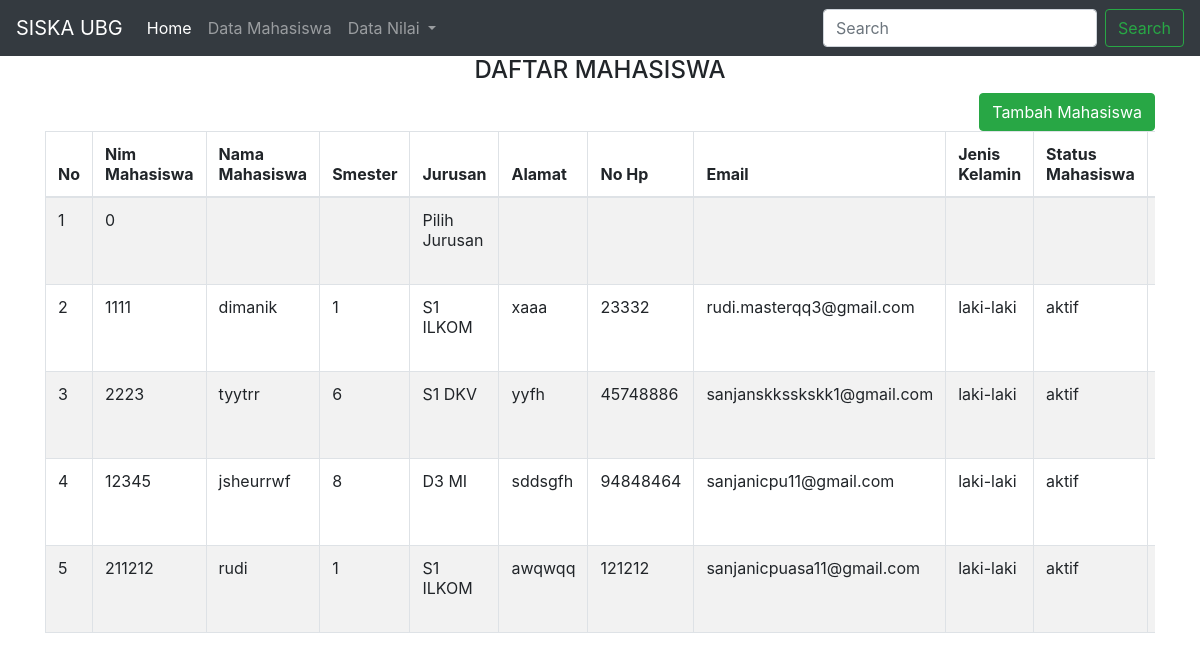
The app's page /Data_Mahasiswa.php with its own data.
### tables this page shows
CREATE TABLE `tb_mhs` (
  `nim_mahasiswa` int(10) NOT NULL,
  `nama_mahasiswa` varchar(50) DEFAULT NULL,
  `semester` char(3) DEFAULT NULL,
  `jurusan` varchar(20) DEFAULT NULL,
  `alamat` varchar(50) DEFAULT NULL,
  `no_hp` varchar(12) DEFAULT NULL,
  `email` varchar(50) DEFAULT NULL,
  `jenis_kelamin` enum('laki-laki','perempuan') DEFAULT NULL,
  `status_mahasiswa` enum('aktif','tidak aktif','','','') DEFAULT NULL
);

### Data_Mahasiswa.php (the view, shortened to what this page needs)
<html>
<head>
    <link rel="stylesheet" href="css/bootstrap.css">
    <link rel="stylesheet" href="css/bootstrap.min.css">
</head>
<body>
    <nav class="navbar navbar-expand-lg navbar-dark bg-dark">
        <a class="navbar-brand" href="#">SISKA UBG</a>
        <div class="collapse navbar-collapse" id="navbarSupportedContent">
            <ul class="navbar-nav mr-auto">
                <li class="nav-item active">
                    <a class="nav-link" href="Home.php">Home <span class="sr-only">(current)</span></a>
                </li>
                <li class="nav-item">
                    <a class="nav-link" href="tambah_mhs.php">Data Mahasiswa</a>
                </li>
                <li class="nav-item dropdown">
                    <a class="nav-link dropdown-toggle" href="Data_Nilai.html" id="navbarDropdown" role="button" data-toggle="dropdown" aria-haspopup="true" aria-expanded="false">
                        Data Nilai
                    </a>
                </li>
            </ul>
            <form class="form-inline my-2 my-lg-0">
                <input class="form-control mr-sm-2" type="search" placeholder="Search" aria-label="Search">
                <button class="btn btn-outline-success my-2 my-sm-0" type="submit">Search</button>
            </form>
        </div>
    </nav>
    <div class="container">
        <h4 style="text-align: center">DAFTAR MAHASISWA</h4>
        <div class="table-responsive">
            <a href="tambah_mhs.php" style="float: right" class="btn btn-success">Tambah Mahasiswa</a>
            <table class="table table-bordered table-hover table-striped">
                <thead>
                    <tr>
                        <th>No</th>
                        <th>Nim Mahasiswa</th>
                        <th>Nama Mahasiswa</th>
                        <th>Smester</th>
                        <th>Jurusan</th>
                        <th>Alamat</th>
                        <th>No Hp</th>
                        <th>Email</th>
                        <th>Jenis Kelamin</th>
                        <th>Status Mahasiswa</th>
                        <th>Tols</th>
                    </tr>
                </thead>
                <tbody>
                    <?php
                    include "koneksi.php";
                    $tampil = "SELECT * FROM tb_mhs";
                    $mhs = mysqli_query($koneksi, $tampil);
                    $no = 1;
                    foreach ($mhs as $mahasiswa) {
                        ?>
                        <tr>
                            <td><?php echo $no ?></td>
                            <td><?php echo $mahasiswa['nim_mahasiswa']; ?></td>
                            <td><?php echo $mahasiswa['nama_mahasiswa']; ?></td>
                            <td><?php echo $mahasiswa['semester']; ?></td>
                            <td><?php echo $mahasiswa['jurusan']; ?></td>
                            <td><?php echo $mahasiswa['alamat']; ?></td>
                            <td><?php echo $mahasiswa['no_hp']; ?></td>
                            <td><?php echo $mahasiswa['email']; ?></td>
                            <td><?php echo $mahasiswa['jenis_kelamin']; ?></td>
                            <td><?php echo $mahasiswa['status_mahasiswa']; ?></td>
                            <td>
                            </td>
                        </tr>
                    <?php
                        $no++;
                    }
                    ?>
                </tbody>
            </table>
        </div>
    </div>
</body>
</html>

### records on screen
tb_mhs: nim_mahasiswa "0", jurusan "Pilih Jurusan"
tb_mhs: nim_mahasiswa "1111", nama_mahasiswa "dimanik", semester "1", jurusan "S1 ILKOM", alamat "xaaa", no_hp "23332", email "rudi.masterqq3@gmail.com", jenis_kelamin "laki-laki", status_mahasiswa "aktif"
tb_mhs: nim_mahasiswa "2223", nama_mahasiswa "tyytrr", semester "6", jurusan "S1 DKV", alamat "yyfh", no_hp "45748886", email "sanjanskksskskk1@gmail.com", jenis_kelamin "laki-laki", status_mahasiswa "aktif"
tb_mhs: nim_mahasiswa "12345", nama_mahasiswa "jsheurrwf", semester "8", jurusan "D3 MI", alamat "sddsgfh", no_hp "94848464", email "sanjanicpu11@gmail.com", jenis_kelamin "laki-laki", status_mahasiswa "aktif"
tb_mhs: nim_mahasiswa "211212", nama_mahasiswa "rudi", semester "1", jurusan "S1 ILKOM", alamat "awqwqq", no_hp "121212", email "sanjanicpuasa11@gmail.com", jenis_kelamin "laki-laki", status_mahasiswa "aktif"
